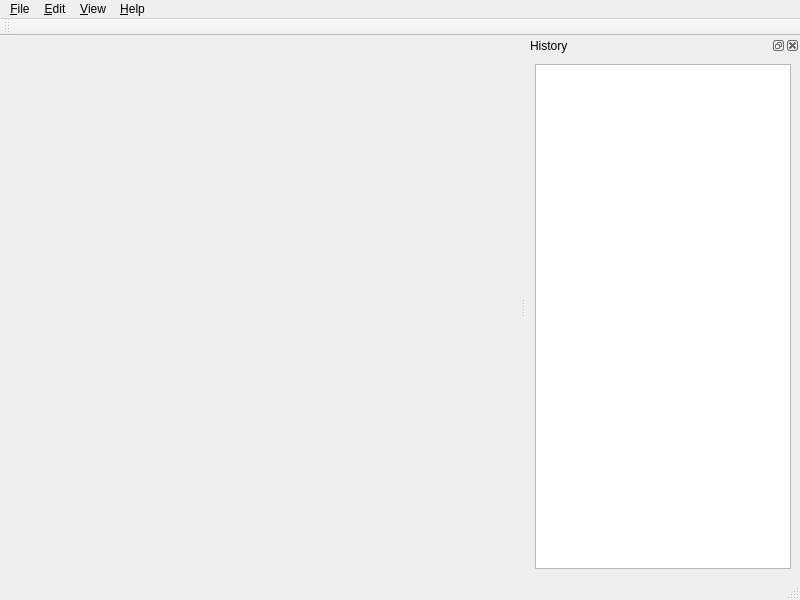
<?xml version="1.0" encoding="UTF-8"?>
<ui version="4.0">
 <class>MainWindow</class>
 <widget class="QMainWindow" name="MainWindow">
  <property name="geometry">
   <rect>
    <x>0</x>
    <y>0</y>
    <width>800</width>
    <height>600</height>
   </rect>
  </property>
  <property name="windowTitle">
   <string>LogikSim</string>
  </property>
  <property name="windowIcon">
   <iconset resource="resources.qrc">
    <normaloff>:/LogikSim.ico</normaloff>:/LogikSim.ico</iconset>
  </property>
  <widget class="QWidget" name="central_widget">
   <layout class="QVBoxLayout" name="verticalLayout">
    <property name="spacing">
     <number>0</number>
    </property>
    <property name="leftMargin">
     <number>0</number>
    </property>
    <property name="topMargin">
     <number>0</number>
    </property>
    <property name="rightMargin">
     <number>0</number>
    </property>
    <property name="bottomMargin">
     <number>0</number>
    </property>
    <item>
     <widget class="QTabWidget" name="tab_widget">
      <property name="tabShape">
       <enum>QTabWidget::Rounded</enum>
      </property>
      <property name="documentMode">
       <bool>true</bool>
      </property>
      <property name="tabsClosable">
       <bool>true</bool>
      </property>
      <property name="movable">
       <bool>true</bool>
      </property>
     </widget>
    </item>
   </layout>
  </widget>
  <widget class="QMenuBar" name="menu_bar">
   <property name="geometry">
    <rect>
     <x>0</x>
     <y>0</y>
     <width>800</width>
     <height>21</height>
    </rect>
   </property>
   <widget class="QMenu" name="menu_file">
    <property name="title">
     <string>&amp;File</string>
    </property>
    <addaction name="action_exit"/>
   </widget>
   <widget class="QMenu" name="menu_view">
    <property name="title">
     <string>&amp;View</string>
    </property>
   </widget>
   <widget class="QMenu" name="menu_edit">
    <property name="title">
     <string>&amp;Edit</string>
    </property>
   </widget>
   <widget class="QMenu" name="menu_help">
    <property name="title">
     <string>&amp;Help</string>
    </property>
    <addaction name="action_about"/>
    <addaction name="action_about_qt"/>
   </widget>
   <addaction name="menu_file"/>
   <addaction name="menu_edit"/>
   <addaction name="menu_view"/>
   <addaction name="menu_help"/>
  </widget>
  <widget class="QStatusBar" name="status_bar"/>
  <widget class="QToolBar" name="tool_bar">
   <property name="windowTitle">
    <string>Toolbar</string>
   </property>
   <attribute name="toolBarArea">
    <enum>TopToolBarArea</enum>
   </attribute>
   <attribute name="toolBarBreak">
    <bool>false</bool>
   </attribute>
  </widget>
  <widget class="QDockWidget" name="history_dock_widget">
   <property name="sizePolicy">
    <sizepolicy hsizetype="Preferred" vsizetype="Preferred">
     <horstretch>0</horstretch>
     <verstretch>0</verstretch>
    </sizepolicy>
   </property>
   <property name="minimumSize">
    <size>
     <width>176</width>
     <height>300</height>
    </size>
   </property>
   <property name="floating">
    <bool>true</bool>
   </property>
   <property name="windowTitle">
    <string>History</string>
   </property>
   <attribute name="dockWidgetArea">
    <number>2</number>
   </attribute>
   <widget class="QWidget" name="history_widget">
    <layout class="QVBoxLayout" name="verticalLayout_2">
     <item>
      <widget class="ActionStackView" name="action_stack_view"/>
     </item>
    </layout>
   </widget>
  </widget>
  <action name="action_exit">
   <property name="text">
    <string>&amp;Exit</string>
   </property>
  </action>
  <action name="action_redo">
   <property name="enabled">
    <bool>false</bool>
   </property>
   <property name="text">
    <string>&amp;Redo</string>
   </property>
  </action>
  <action name="action_undo">
   <property name="enabled">
    <bool>false</bool>
   </property>
   <property name="text">
    <string>&amp;Undo</string>
   </property>
  </action>
  <action name="action_about">
   <property name="text">
    <string>&amp;About</string>
   </property>
  </action>
  <action name="action_about_qt">
   <property name="text">
    <string>About &amp;Qt</string>
   </property>
  </action>
 </widget>
 <customwidgets>
  <customwidget>
   <class>ActionStackView</class>
   <extends>QListView</extends>
   <header>actions/action_stack_view/</header>
  </customwidget>
 </customwidgets>
 <resources>
  <include location="resources.qrc"/>
 </resources>
 <connections>
  <connection>
   <sender>action_exit</sender>
   <signal>triggered()</signal>
   <receiver>MainWindow</receiver>
   <slot>close()</slot>
   <hints>
    <hint type="sourcelabel">
     <x>-1</x>
     <y>-1</y>
    </hint>
    <hint type="destinationlabel">
     <x>399</x>
     <y>299</y>
    </hint>
   </hints>
  </connection>
 </connections>
</ui>
